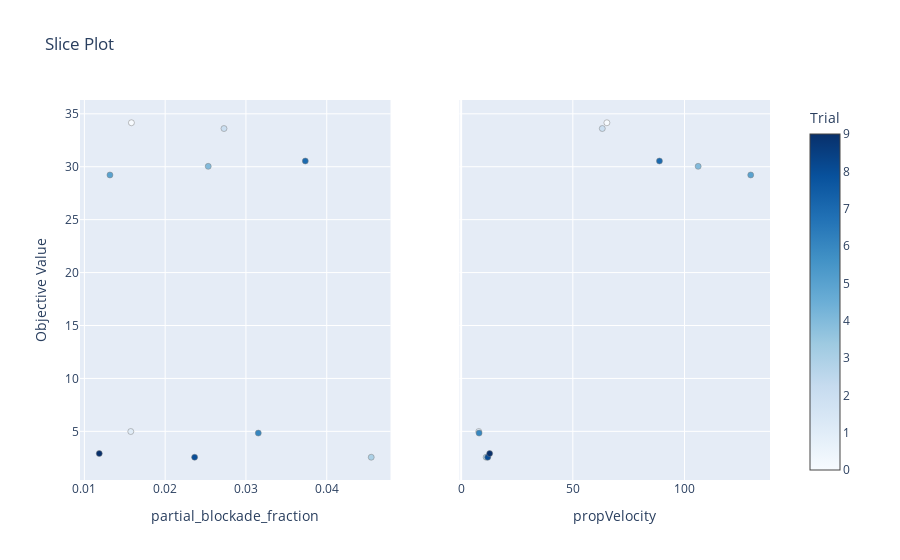

Write notebook code for a chart like this one.
### Code cell
plot_slice(study)

### Figure 1 — Plotly figure (JSON) as saved in the notebook; plotly's stock layout.template omitted (floating-point values rounded to 4 significant figures)
{"data": [{"marker": {"color": [0, 1, 2, 3, 4, 5, 6, 7, 8, 9], "colorbar": {"title": {"text": "Trial"}, "x": 1, "xpad": 40}, "colorscale": [[0, "rgb(247,251,255)"], [0.125, "rgb(222,235,247)"], [0.25, "rgb(198,219,239)"], [0.375, "rgb(158,202,225)"], [0.5, "rgb(107,174,214)"], [0.625, "rgb(66,146,198)"], [0.75, "rgb(33,113,181)"], [0.875, "rgb(8,81,156)"], [1, "rgb(8,48,107)"]], "line": {"color": "Grey", "width": 0.5}, "showscale": true}, "mode": "markers", "name": "Feasible Trial", "showlegend": false, "type": "scatter", "x": [0.01582, 0.01574, 0.02728, 0.04551, 0.02533, 0.01317, 0.03153, 0.03735, 0.02365, 0.01184], "xaxis": "x", "y": [34.15, 4.984, 33.61, 2.556, 30.04, 29.22, 4.838, 30.54, 2.554, 2.905], "yaxis": "y"}, {"marker": {"color": [0, 1, 2, 3, 4, 5, 6, 7, 8, 9], "colorbar": {"title": {"text": "Trial"}, "x": 1, "xpad": 40}, "colorscale": [[0, "rgb(247,251,255)"], [0.125, "rgb(222,235,247)"], [0.25, "rgb(198,219,239)"], [0.375, "rgb(158,202,225)"], [0.5, "rgb(107,174,214)"], [0.625, "rgb(66,146,198)"], [0.75, "rgb(33,113,181)"], [0.875, "rgb(8,81,156)"], [1, "rgb(8,48,107)"]], "line": {"color": "Grey", "width": 0.5}, "showscale": false}, "mode": "markers", "name": "Feasible Trial", "showlegend": false, "type": "scatter", "x": [65.25, 7.896, 63.19, 11.19, 106.1, 129.6, 8.039, 88.78, 11.91, 12.77], "xaxis": "x2", "y": [34.15, 4.984, 33.61, 2.556, 30.04, 29.22, 4.838, 30.54, 2.554, 2.905], "yaxis": "y2"}], "layout": {"title": {"text": "Slice Plot"}, "xaxis": {"anchor": "y", "domain": [0, 0.45], "title": {"text": "partial_blockade_fraction"}}, "xaxis2": {"anchor": "y2", "domain": [0.55, 1], "title": {"text": "propVelocity"}}, "yaxis": {"anchor": "x", "domain": [0, 1], "title": {"text": "Objective Value"}}, "yaxis2": {"anchor": "x2", "domain": [0, 1], "matches": "y", "showticklabels": false}}}
